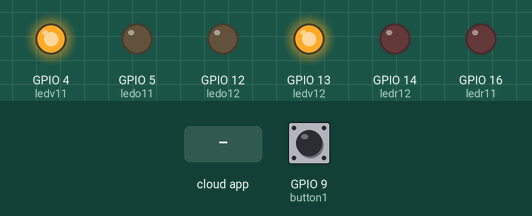
This sketch was run on a simulated ESP8266 (NodeMCU). Parts: output pins drawn as LEDs (lit = HIGH). The inputs (shaded band) are chosen by the test bench; at power-on: GPIO 9 (button1) LOW. WiFi joins after 1.5 s; servers stay silent unless stated; the Firebase database answers and starts empty; what the sketch prints to the serial monitor is not drawn.

Above: at 2.7 s.
2.8 s: GPIO 9 (button1) pulled HIGH for 1 s
At 4.0 s:
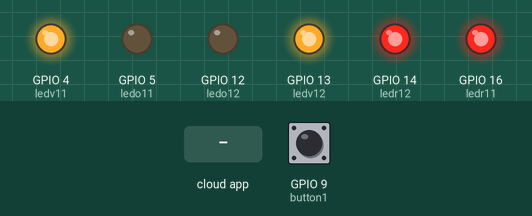
5.3 s: the phone or cloud app sets Rouge to on
At 16.3 s:
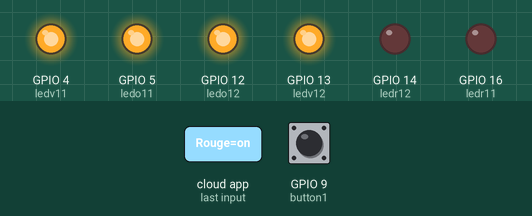
At 17.6 s:
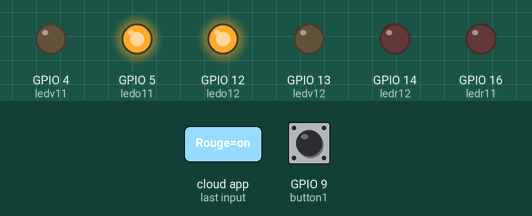
Timing chart, 0 to 17.9 s (numbered marks = the images above; inputs shaded):
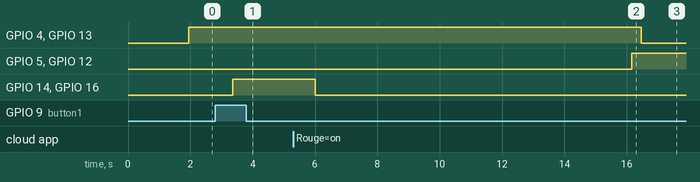

The sketch:

Examfb2.ino
```cpp
// Load Wi-Fi library
#include <ESP8266WiFi.h>
#include <FirebaseArduino.h>

//liaison firebase

#define FIREBASE_HOST "leds-f5829-default-rtdb.firebaseio.com"
#define FIREBASE_AUTH "6zilH2j9iud2oUpRql1PaXkLHQfBpzKSMvaiR8wP"

//Replace with your network credentials
const char* ssid     = "AndroidZineb";
const char* password = "gupn23921";

// Set web server port number to 80
WiFiServer server(80);

// Variable to store the HTTP request
String header;

// Auxiliar variables to store the current output state
String ledrState = "off";
String ledvState = "off";
String ledoState = "off";
int buttonState;

// Assign output variables to GPIO pins
const int ledr11 = 16;
const int ledv11 = 4;
const int ledo11 = 5;

const int ledr12 = 14;
const int ledv12 = 13;
const int ledo12 = 12;
const int button1 = 9;
const int button2 = 10;

// Current time
unsigned long currentTime = millis();
// Previous time
unsigned long previousTime = 0;
// Define timeout time in milliseconds (example: 2000ms = 2s)
const long timeoutTime = 2000;

void setup() {
  Serial.begin(115200);
  // Initialize the output variables as outputs
  pinMode(ledr11, OUTPUT);
  pinMode(ledv11, OUTPUT);
  pinMode(ledo11, OUTPUT);

   pinMode(ledr12, OUTPUT);
  pinMode(ledv12, OUTPUT);
  pinMode(ledo12, OUTPUT);

  // Set outputs to LOW
  digitalWrite(ledr11, LOW);
  digitalWrite(ledv11, LOW);
  digitalWrite(ledo11, LOW);

  digitalWrite(ledr12, LOW);
  digitalWrite(ledv12, LOW);
  digitalWrite(ledo12, LOW);
  // Connect to Wi-Fi network with SSID and password
  Serial.print("Connecting to ");
  Serial.println(ssid);
  WiFi.begin(ssid, password);
  while (WiFi.status() != WL_CONNECTED) {
    delay(500);
    Serial.print(".");
  }
  // Print local IP address and start web server
  Serial.println("");
  Serial.println("WiFi connected.");
  Serial.println("IP address: ");
  Serial.println(WiFi.localIP());
  server.begin();

  Firebase.begin(FIREBASE_HOST, FIREBASE_AUTH);

}

void loop(){
WiFiClient client = server.available();   // Listen for incoming clients

String redState = Firebase.getString("/Leds/Rouge");
String vertState = Firebase.getString("/Leds/Vert");
String orangeState = Firebase.getString("/Leds/Orange");
buttonState = digitalRead (button1);
if (Firebase.failed()) {
      Serial.print("setting /message failed:");
      Serial.println(Firebase.error());
      return;
  }
  if (buttonState==HIGH) {              // Si la variable “butonstate” est fermé
    digitalWrite(ledr11, HIGH);
    digitalWrite(ledr12, HIGH);

  }

  else {
 digitalWrite(ledv11, HIGH);
  digitalWrite(ledv12, HIGH);

  }

  delay(100) ;                        // on attend un délais de 100 millisecondes avant de relancer la boucle et tester l’état du bouton.
if (Firebase.getString("/Leds/Rouge")== "on"){
while(true){
  digitalWrite(ledv11, HIGH);
  digitalWrite(ledv12, HIGH);
  Firebase.setString("/Leds/Vertinv", "on");
  digitalWrite(ledo11, LOW);
  digitalWrite(ledo12, LOW);
  Firebase.setString("/Leds/Orangeinv", "off");
  digitalWrite(ledr11, LOW);
  digitalWrite(ledr12, LOW);
  Firebase.setString("/Leds/Rougeinv", "off");
  delay(10000);


  digitalWrite(ledo11, HIGH);
  digitalWrite(ledo12, HIGH);
  Firebase.setString("/Leds/Orangeinv", "on");
  digitalWrite(ledr11, LOW);
  digitalWrite(ledr12, LOW);
  Firebase.setString("/Leds/Rougeinv", "off");
  digitalWrite(ledv11, LOW);
  digitalWrite(ledv12, LOW);
  Firebase.setString("/Leds/Vertinv", "off");
  delay(10000);

  digitalWrite(ledr11, HIGH);
  digitalWrite(ledr12, HIGH);
  Firebase.setString("/Leds/Rougeinv", "on");
  digitalWrite(ledv11, LOW);
  digitalWrite(ledv12, LOW);
  Firebase.setString("/Leds/Vertinv", "off");
  digitalWrite(ledo11, LOW);
  digitalWrite(ledo12, LOW);
  Firebase.setString("/Leds/Orangeinv", "off");
  delay(10000);
}
}

}
```

Measured:
- after the input at 2.8 s, GPIO 14 (ledr12), GPIO 16 (ledr11): LOW → HIGH after 0.55 s
- after the input at 5.3 s, GPIO 4 (ledv11), GPIO 13 (ledv12): HIGH → LOW after 11.2 s; GPIO 5 (ledo11), GPIO 12 (ledo12): LOW → HIGH after 10.9 s; GPIO 14 (ledr12), GPIO 16 (ledr11): HIGH → LOW after 0.71 s
